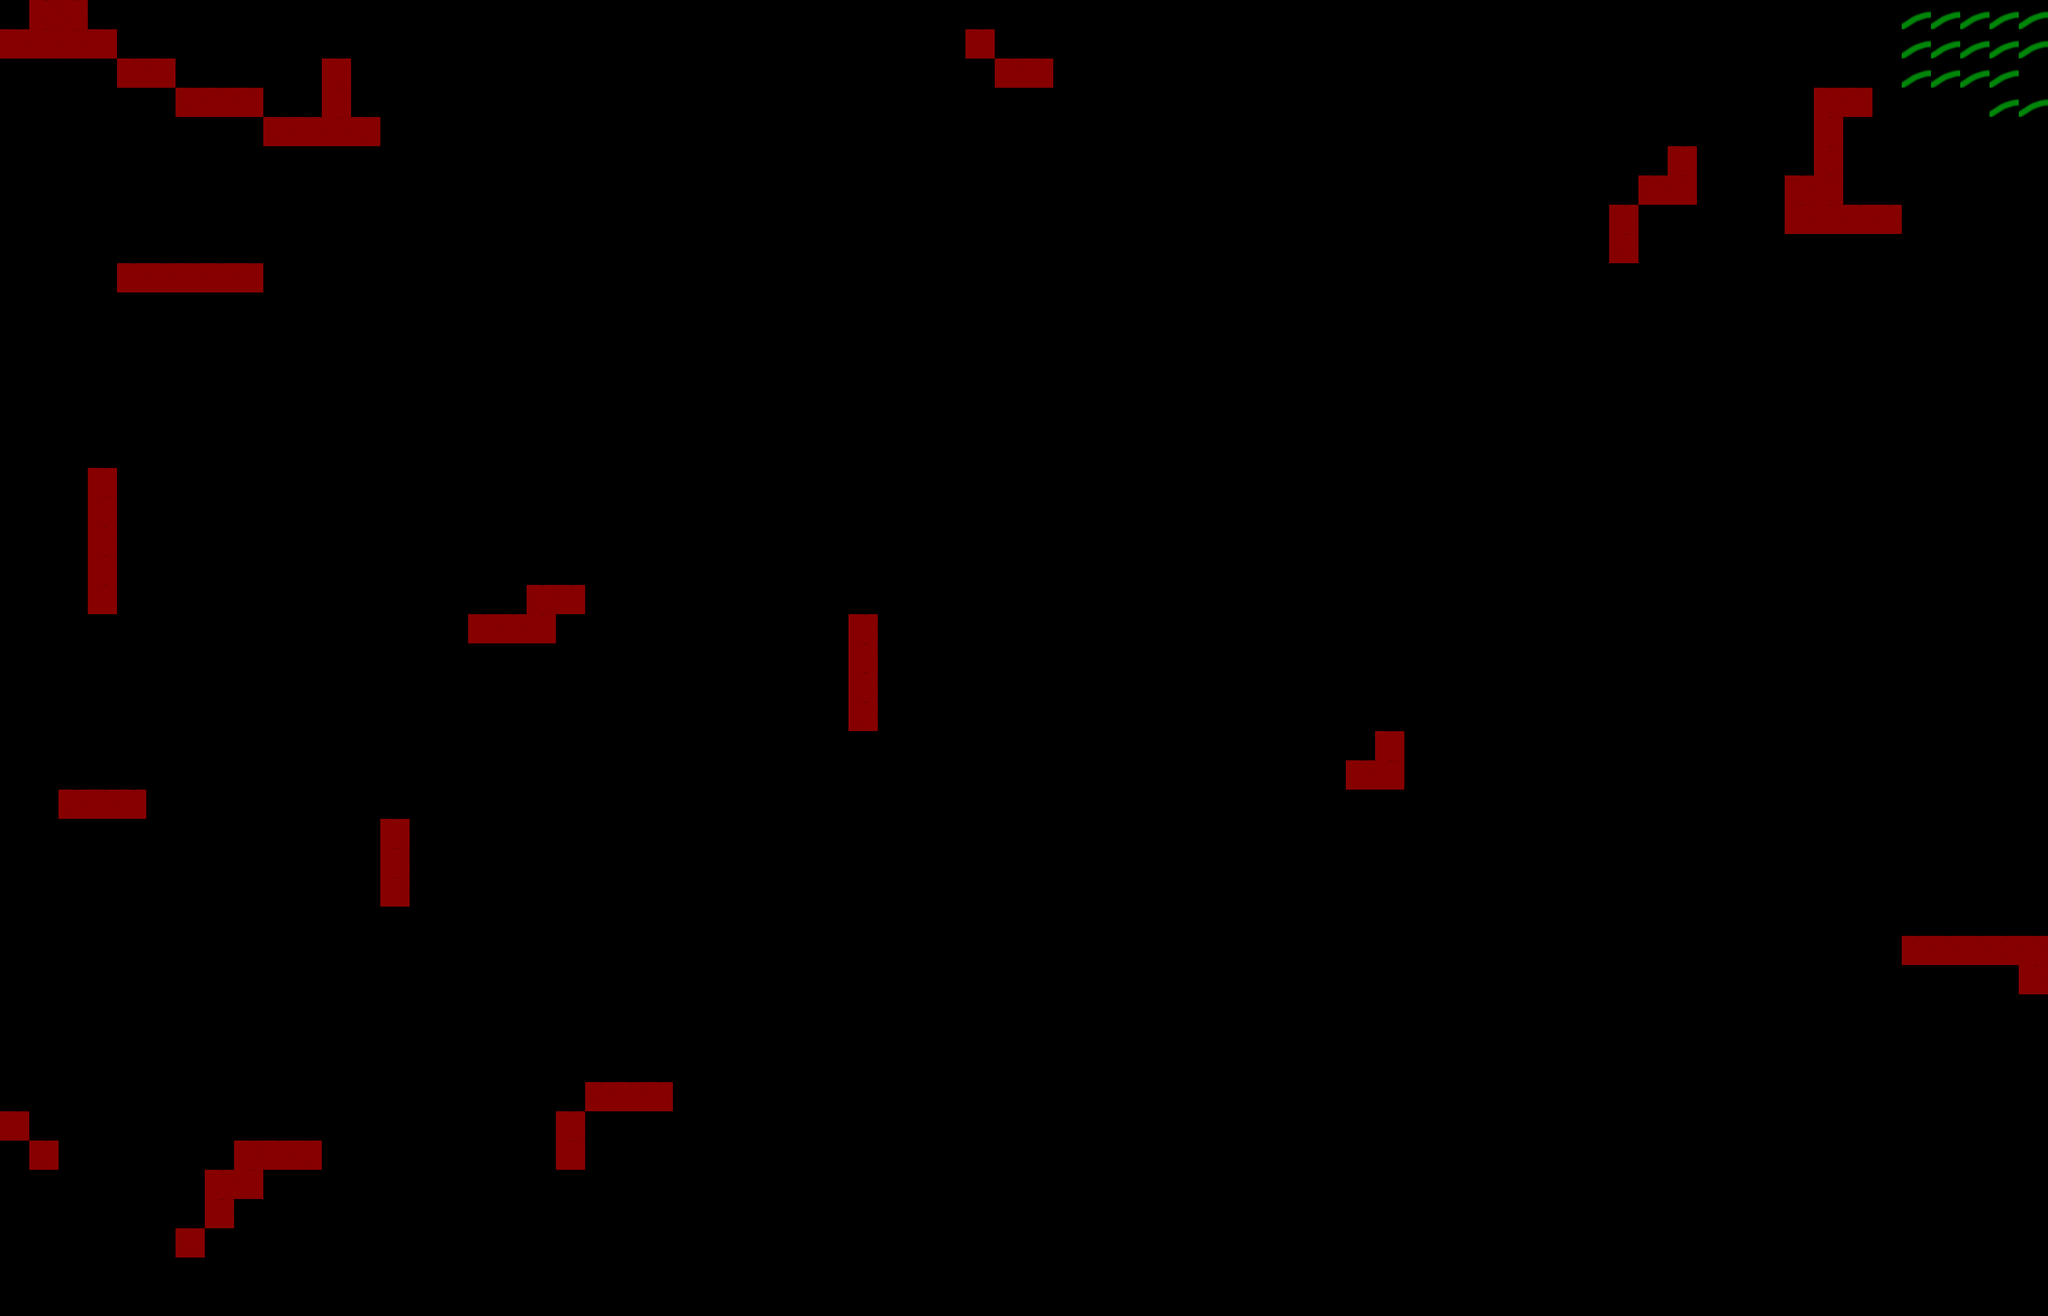

The image is a tile-based game level rendered from a .tmx file. Its description and complete source (layers, tilesets, objects, tile grids) follow:
An orthogonal 70x45 tile map with 64x64 px tiles, 1 tile layer (Tile Layer 1).

<map version="1.0" orientation="orthogonal" renderorder="right-down" width="70" height="45" tilewidth="64" tileheight="64" nextobjectid="1">
 <tileset firstgid="1" name="exampleTiles" tilewidth="64" tileheight="64" tilecount="4" columns="4">
  <image source="exampleTiles.png" width="256" height="64" />
 </tileset>
 <layer name="Tile Layer 1" width="70" height="45" opacity="0.53">
  <data encoding="csv">
0,2,2,0,0,0,0,0,0,0,0,0,0,0,0,0,0,0,0,0,0,0,1,0,0,0,0,0,0,0,0,0,0,0,0,0,0,0,0,0,0,0,0,0,0,0,0,0,0,0,0,0,0,0,0,0,0,0,0,0,0,0,0,0,0,3,3,3,3,3,
2,2,2,2,0,0,0,0,0,0,0,0,0,0,0,0,0,0,0,0,0,0,1,0,0,0,0,0,0,0,0,0,0,2,0,0,0,0,0,0,0,0,0,0,0,0,0,0,0,0,0,0,0,0,0,0,0,0,0,0,0,0,0,0,0,3,3,3,3,3,
0,0,0,0,2,2,0,0,0,0,0,2,0,0,0,0,0,0,0,0,0,0,1,0,0,0,0,0,0,0,0,0,0,0,2,2,0,0,0,0,0,0,0,0,0,0,0,0,0,0,0,0,0,0,0,0,0,0,0,0,0,0,0,0,0,3,3,3,3,0,
0,0,0,0,0,0,2,2,2,0,0,2,0,0,0,0,0,0,0,0,0,0,1,0,0,0,0,0,0,0,0,0,0,0,0,0,0,0,0,1,0,0,0,0,0,0,0,0,0,0,0,0,0,0,0,0,0,0,0,0,0,0,2,2,0,0,0,0,3,3,
0,0,0,0,0,0,0,0,0,2,2,2,2,0,0,0,0,0,0,0,0,0,1,0,0,0,0,0,0,0,0,0,0,0,0,0,0,0,0,1,0,0,0,0,0,0,0,1,1,1,0,0,0,0,0,0,0,0,0,0,0,0,2,0,0,0,0,0,0,0,
0,0,0,0,0,0,0,0,0,0,0,0,0,0,0,0,0,0,0,0,0,0,1,0,0,0,0,0,0,0,0,0,0,1,1,1,1,1,1,0,0,0,0,0,0,0,0,1,0,0,1,0,0,0,0,0,0,2,0,0,0,0,2,0,0,0,0,0,0,0,
0,0,0,0,0,0,0,0,0,0,0,0,0,0,0,0,0,0,0,0,0,0,1,0,0,0,0,0,0,0,0,0,0,0,0,0,1,0,0,0,0,0,0,0,0,1,1,0,0,0,0,1,0,0,0,0,2,2,0,0,0,2,2,0,0,0,0,0,0,0,
0,0,0,0,0,0,0,0,0,0,0,0,0,0,0,0,0,0,0,0,0,0,1,1,0,0,0,0,0,0,0,0,0,0,0,0,1,0,0,0,0,0,0,0,1,1,0,0,0,0,0,0,1,0,0,2,0,0,0,0,0,2,2,2,2,0,0,0,0,0,
0,0,0,0,0,0,0,0,0,0,0,0,0,0,0,1,0,0,0,0,0,1,0,1,0,1,0,0,0,0,0,0,0,0,0,0,1,0,0,0,0,0,0,1,1,1,0,0,0,0,0,0,1,0,0,2,0,0,0,0,0,0,0,0,0,0,0,0,0,0,
0,0,0,0,2,2,2,2,2,0,0,0,0,0,0,0,0,0,0,0,0,1,0,0,1,1,1,1,0,0,0,0,0,0,0,0,1,0,0,0,0,0,1,0,1,0,0,0,0,0,0,0,0,1,0,0,0,0,0,0,0,0,0,0,0,0,0,0,0,0,
0,0,0,0,0,1,0,0,0,0,0,0,0,0,0,0,0,0,0,0,0,1,0,0,0,0,0,0,0,0,0,0,0,0,0,0,1,0,1,0,0,0,0,0,1,0,0,0,0,0,0,0,0,0,1,0,0,0,0,0,0,0,0,0,0,0,0,0,0,0,
0,0,0,0,0,0,0,0,1,0,0,0,0,0,0,0,0,0,0,0,1,0,0,0,0,0,0,0,0,0,1,0,0,0,0,0,1,0,0,0,0,0,0,0,1,0,0,0,0,0,0,1,1,1,1,1,0,0,0,0,0,0,0,0,0,0,0,0,0,0,
0,0,0,0,0,0,0,0,0,0,0,0,0,0,0,0,0,0,0,0,1,0,0,0,0,0,0,0,0,0,1,0,0,0,0,0,0,0,0,0,0,0,0,0,0,0,0,0,0,0,0,1,1,0,0,0,0,0,0,0,1,0,0,0,0,0,0,0,0,0,
0,0,0,0,0,0,0,0,0,0,0,0,0,0,0,0,0,0,0,0,1,0,0,0,0,0,0,0,0,0,1,0,0,0,0,0,0,0,0,0,0,0,0,0,0,0,0,0,0,0,0,0,0,0,0,0,0,0,0,0,1,0,0,0,0,0,1,1,0,0,
0,0,0,0,0,0,0,0,0,0,0,0,0,0,0,0,0,0,0,1,0,0,0,0,0,0,0,0,0,0,1,0,0,0,0,0,0,0,0,0,0,0,0,0,0,0,0,0,0,0,0,0,0,0,0,0,0,0,0,0,1,0,0,0,0,0,1,0,0,0,
0,0,0,0,0,0,0,0,0,0,0,0,0,0,0,0,0,0,1,0,0,0,0,0,0,1,0,0,0,0,1,0,0,0,0,0,0,0,0,0,0,0,0,0,0,0,0,0,0,0,0,0,0,0,0,0,0,0,0,0,1,0,0,0,1,1,0,0,0,0,
0,0,0,2,0,0,0,0,0,0,0,0,0,1,0,0,0,1,0,0,0,0,0,0,0,1,1,0,0,0,0,1,0,0,0,0,0,0,0,0,0,0,0,0,0,0,0,0,0,0,0,0,0,0,1,0,0,0,0,0,0,1,0,1,1,0,0,0,0,0,
0,0,0,2,0,0,0,0,0,0,0,0,0,0,0,1,1,0,0,0,0,0,0,0,0,1,1,1,0,1,1,1,0,0,0,0,0,0,0,0,0,0,0,0,0,0,0,0,0,0,0,0,0,0,1,1,1,0,0,0,0,1,0,1,0,0,0,0,0,0,
0,0,0,2,0,0,0,0,0,0,0,0,0,0,0,0,0,0,0,0,0,0,0,0,0,0,0,1,0,0,0,1,1,1,0,0,0,0,0,0,0,0,0,0,0,0,0,0,0,0,0,0,0,0,0,0,0,1,1,0,0,0,1,1,0,0,0,0,0,0,
0,0,0,2,0,0,0,0,0,0,0,0,0,0,0,0,0,0,0,0,0,0,0,0,0,0,1,1,0,0,0,0,0,1,0,0,0,0,0,0,0,0,0,0,0,0,0,0,0,0,0,0,0,1,0,0,0,0,0,1,1,0,0,1,0,0,0,0,0,0,
0,0,0,2,0,0,0,0,0,0,0,0,0,0,0,0,0,0,2,2,1,1,0,0,0,0,0,1,0,0,0,0,0,1,0,0,0,0,0,0,0,0,0,0,0,0,0,0,0,0,0,0,0,1,0,0,0,1,0,0,0,1,0,1,1,0,0,0,0,0,
0,0,0,0,0,0,1,0,0,0,0,0,0,0,0,0,2,2,2,0,0,0,0,0,0,0,0,1,0,2,0,0,0,0,0,0,0,0,0,0,0,0,0,0,0,0,0,0,0,0,0,0,0,1,0,0,0,1,1,1,0,0,1,1,1,0,0,0,0,0,
0,0,0,0,0,0,0,0,0,0,0,0,0,0,0,0,0,0,0,0,0,0,0,0,0,0,0,1,0,2,0,0,0,0,0,0,0,0,0,0,0,0,0,0,0,0,0,0,0,0,0,0,0,1,1,1,1,1,0,0,1,1,0,0,1,1,0,0,0,0,
0,0,0,0,0,0,0,0,0,0,0,0,0,0,0,0,0,0,0,0,0,0,0,0,0,0,1,1,0,2,0,0,0,0,0,0,0,0,0,0,0,1,0,0,0,0,0,0,0,0,0,0,0,1,1,1,1,1,1,1,0,0,1,1,1,0,1,0,0,0,
0,0,0,0,0,0,0,0,0,0,0,0,0,0,0,1,0,0,0,0,0,0,0,0,0,0,1,0,0,2,0,0,0,0,0,0,0,0,0,0,0,0,0,0,0,0,0,0,0,0,0,0,0,1,1,0,0,0,0,0,1,1,0,0,1,1,1,0,0,0,
0,0,0,0,0,0,0,0,0,0,0,0,0,0,0,0,0,0,0,0,0,0,0,0,0,1,1,0,0,0,0,0,0,0,0,0,0,0,0,0,0,0,0,0,0,0,0,2,0,0,0,0,0,1,1,1,1,0,0,0,0,0,1,1,0,1,1,0,0,0,
0,0,0,0,0,0,0,0,0,0,0,0,0,0,0,0,0,0,0,0,0,0,0,0,0,0,0,0,0,0,0,0,0,0,0,0,0,0,0,0,0,0,0,0,0,0,2,2,0,0,0,0,0,1,1,1,1,1,0,0,0,0,0,0,1,0,1,0,0,0,
0,0,2,2,2,0,0,0,0,0,0,0,0,0,0,0,0,0,0,0,0,0,0,0,0,0,0,0,0,0,0,0,0,0,0,0,0,0,0,0,1,1,1,1,1,1,0,0,0,0,0,0,0,1,0,0,1,0,0,0,0,0,0,0,0,1,1,1,0,0,
0,0,0,0,0,0,0,0,0,0,0,0,0,2,0,0,0,0,0,1,1,1,0,0,0,0,0,0,0,0,0,0,0,0,0,0,0,0,0,0,0,0,0,0,0,1,1,0,0,0,0,0,0,1,0,0,0,1,0,0,0,0,0,0,0,0,0,1,0,0,
0,0,0,0,0,0,0,0,0,0,0,0,0,2,0,0,0,0,1,0,0,0,1,1,0,0,0,0,0,0,0,0,0,0,1,0,0,0,0,0,0,0,0,0,0,0,1,1,0,0,0,0,0,1,0,0,0,1,0,1,0,0,0,0,0,0,0,1,1,0,
0,0,0,0,0,0,0,0,0,0,0,0,0,2,0,0,0,0,1,0,0,0,0,0,1,0,0,0,0,0,0,0,0,1,1,0,0,0,0,0,0,0,1,0,0,0,0,1,0,0,0,0,0,1,0,0,0,0,1,0,0,0,0,0,0,0,0,0,0,0,
0,0,0,0,0,0,1,0,0,0,0,0,0,0,0,0,0,0,1,0,0,0,0,0,0,1,0,0,0,0,0,0,1,1,0,0,0,0,0,0,0,0,0,0,0,0,0,1,0,0,0,0,0,0,0,0,0,0,1,1,0,0,0,0,0,0,0,0,0,0,
0,0,0,0,0,0,0,0,0,0,0,0,0,0,0,0,0,0,1,0,0,0,0,0,0,1,0,0,0,1,1,1,0,0,0,0,0,0,0,0,0,0,0,0,0,0,0,1,0,0,0,0,0,0,0,0,0,1,0,0,1,0,0,0,0,2,2,2,2,2,
0,0,0,0,0,0,0,0,0,0,0,0,0,0,0,0,1,1,0,0,0,0,0,0,0,0,1,0,0,0,0,0,0,0,0,0,0,0,0,0,0,0,0,0,0,0,0,1,0,0,0,0,0,0,0,0,0,1,0,0,0,1,1,0,0,0,0,0,0,2,
0,0,0,0,0,0,0,0,0,0,1,1,1,1,1,1,0,0,0,0,0,0,0,0,0,0,1,0,0,0,0,0,0,0,0,0,0,0,0,0,0,0,0,0,0,0,0,0,1,0,0,0,0,0,0,0,0,1,0,0,0,0,0,1,0,0,0,0,0,0,
0,0,0,0,0,0,0,0,0,0,0,0,0,0,0,0,0,0,0,0,0,0,0,0,0,0,0,1,0,0,0,0,0,0,0,0,0,0,0,0,0,0,0,0,0,0,0,0,1,0,0,0,0,0,0,0,1,0,0,0,0,0,0,0,1,0,0,0,0,0,
0,0,0,0,0,0,0,0,0,0,0,0,0,0,0,0,0,0,0,0,0,0,0,0,0,0,0,0,1,0,0,0,0,0,0,0,0,0,0,0,0,0,0,0,0,0,0,0,1,0,0,0,0,0,0,0,1,0,0,0,0,0,0,0,0,1,0,0,0,0,
0,0,0,0,0,0,0,0,0,0,0,0,0,0,0,0,0,0,0,0,2,2,2,0,0,0,0,0,1,0,0,0,0,0,0,0,0,0,0,0,0,0,0,0,0,0,1,1,1,0,0,0,0,0,0,0,1,0,0,0,0,0,0,0,0,0,1,0,0,0,
2,0,0,0,0,0,0,0,0,0,0,0,0,0,0,0,0,0,0,2,0,0,0,0,0,0,0,0,0,1,0,0,0,0,0,0,0,0,0,0,0,0,0,0,0,1,1,0,1,1,0,0,0,0,0,0,0,0,0,0,0,0,0,0,0,0,0,1,0,0,
0,2,0,0,0,0,0,0,2,2,2,0,0,0,0,0,0,0,0,2,0,0,0,0,0,0,0,0,0,1,0,0,0,0,0,0,0,0,0,0,0,0,0,0,1,0,0,0,1,0,1,0,0,0,0,0,0,0,0,0,0,0,0,0,0,0,0,0,1,0,
0,0,0,0,0,0,0,2,2,0,0,0,0,0,0,0,0,0,0,0,0,0,0,0,0,0,0,0,1,0,0,0,0,0,0,0,0,0,0,1,1,1,1,1,1,1,1,1,1,0,1,0,0,0,0,0,0,0,0,0,0,0,0,0,0,0,0,0,0,1,
0,0,0,0,0,0,0,2,0,0,0,0,0,0,0,0,0,0,0,1,0,0,0,0,0,0,0,0,0,0,0,0,0,0,0,0,0,1,1,0,0,0,1,0,0,1,1,0,0,1,1,0,0,0,0,0,0,0,0,0,0,0,0,0,0,0,0,0,0,0,
0,0,0,0,0,0,2,0,0,0,0,0,0,0,0,0,0,0,0,0,0,0,0,0,0,0,0,0,0,0,0,0,0,0,0,0,1,0,0,0,0,0,0,0,1,0,0,0,0,0,1,1,0,0,0,0,0,0,0,0,0,0,0,0,0,0,0,0,0,0,
0,0,0,0,0,0,0,0,0,0,0,0,0,0,0,0,0,0,0,0,0,0,0,0,0,0,0,0,0,0,0,0,0,0,0,1,0,0,0,0,0,0,1,1,0,0,0,0,0,0,0,1,1,0,0,0,0,0,0,0,0,0,0,0,0,0,0,0,0,0,
0,0,0,0,0,0,0,0,0,0,0,0,0,0,0,0,0,0,0,0,0,0,0,0,0,0,0,0,0,0,0,0,0,0,0,1,1,1,1,1,1,1,0,0,0,0,0,0,0,0,0,1,0,0,0,0,0,0,0,0,0,0,0,0,0,0,0,0,0,0
</data>
 </layer>
</map>
